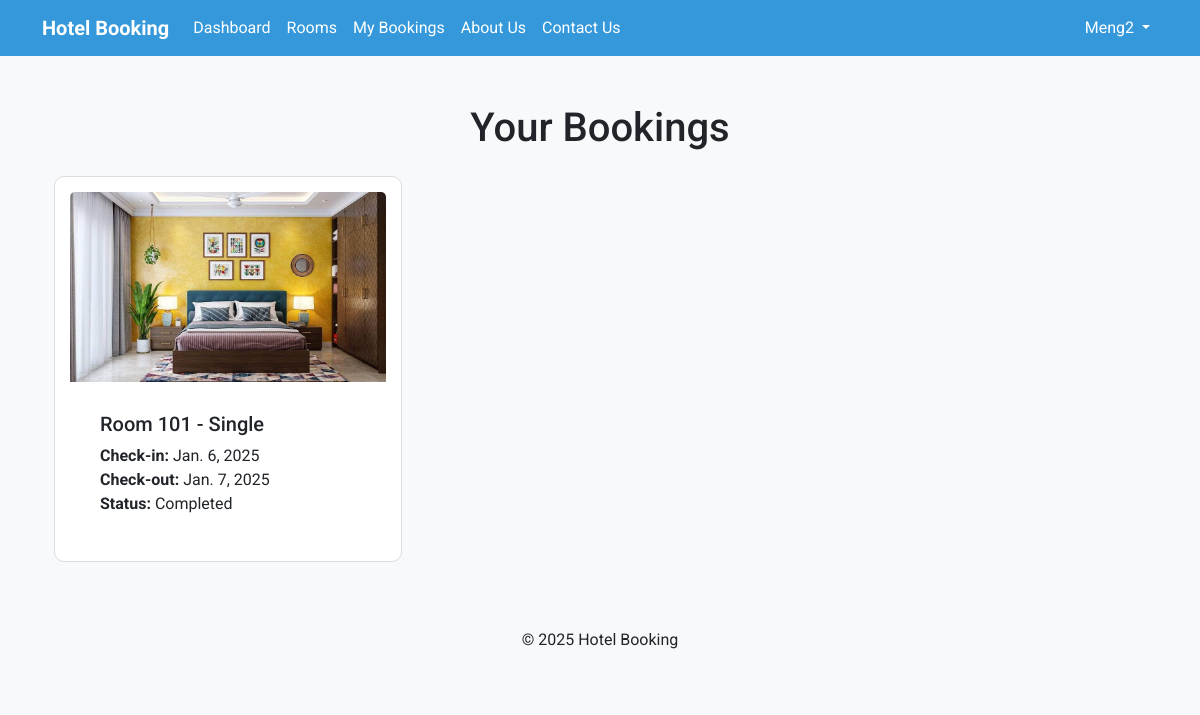
The page /my-bookings/ (signed in) on the database as committed earlier.
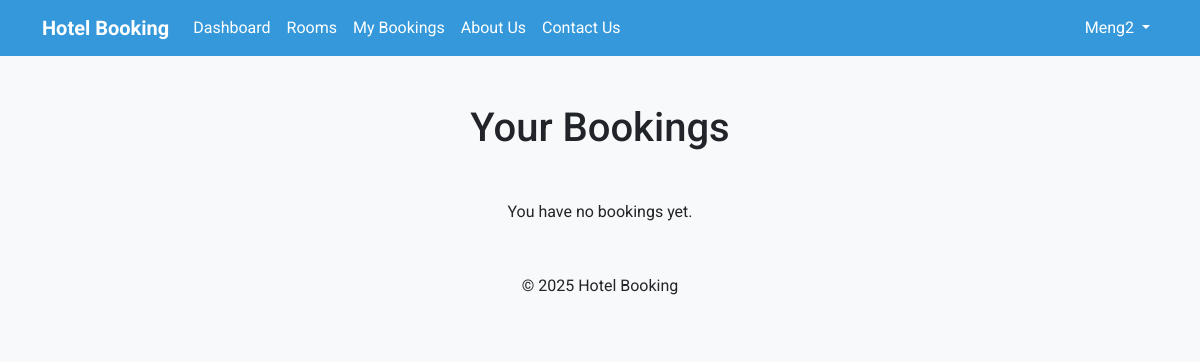
The same page on the database as committed later.
### bookings/models.py (models this page shows, shortened)
class Booking(models.Model):
    user = models.ForeignKey(User, on_delete=models.CASCADE)
    room = models.ForeignKey(Room, on_delete=models.CASCADE)
    check_in = models.DateField()
    check_out = models.DateField()

class Room(models.Model):
    ROOM_TYPES = [
        ('Single', 'Single'),
        ('Double', 'Double'),
        ('Suite', 'Suite'),
    ]
    room_number = models.CharField(max_length=10, unique=True)
    room_type = models.CharField(max_length=50, choices=ROOM_TYPES)
    price_per_night = models.IntegerField()
    is_available = models.BooleanField(default=True)
    capacity = models.PositiveIntegerField()
    size = models.IntegerField()
    image = models.ImageField(upload_to='upload/media/', blank=True, null=True)

### bookings/views.py (the view)
# urls.py: path('my-bookings/', views.my_bookings, name='my_bookings'),
@login_required
def my_bookings(request):
    bookings = Booking.objects.filter(user=request.user).order_by('-check_in')
    today = date.today()
    for booking in bookings:
        booking.status = "Active" if booking.check_out >= today else "Completed"
    context = {
        'bookings': bookings,
        'today': today,
        'year': today.year,
    }
    return render(request, 'bookings/my_bookings.html', context)

### bookings/templates/bookings/my_bookings.html (shortened to what this page needs)
{% extends 'bookings/main.html' %}
{% load static %}
{% block content %}
<div class="container mt-5">
    <h1 class="text-center">Your Bookings</h1>
    {% if bookings %}
    <div class="row mt-4">
        {% for booking in bookings %}
        <div class="col-md-4 mb-3">
            <div class="card">
                <img src="{{ booking.room.image.url }}" class="card-img-top" alt="Room Image">
                <div class="card-body">
                    <h5 class="card-title">Room {{ booking.room.room_number }} - {{ booking.room.room_type }}</h5>
                    <p class="card-text">
                        <strong>Check-in:</strong> {{ booking.check_in }}<br>
                        <strong>Check-out:</strong> {{ booking.check_out }}<br>
                        <strong>Status:</strong>
                        {% if booking.check_out >= today %}
                        Active
                        {% else %}
                        Completed
                        {% endif %}
                </div>
            </div>
        </div>
        {% endfor %}
    </div>
    {% else %}
    <p class="text-center mt-5">You have no bookings yet.</p>
    {% endif %}
</div>
{% endblock %}

Rows that differ between the two databases and show on the page:
removed Booking: room.image (picture), room.room_number "101", room.room_type "Single", check_in "Jan. 6, 2025", check_out "Jan. 7, 2025", shows "Completed"
Other text that changed with them:
text now shown: "You have no bookings yet."
